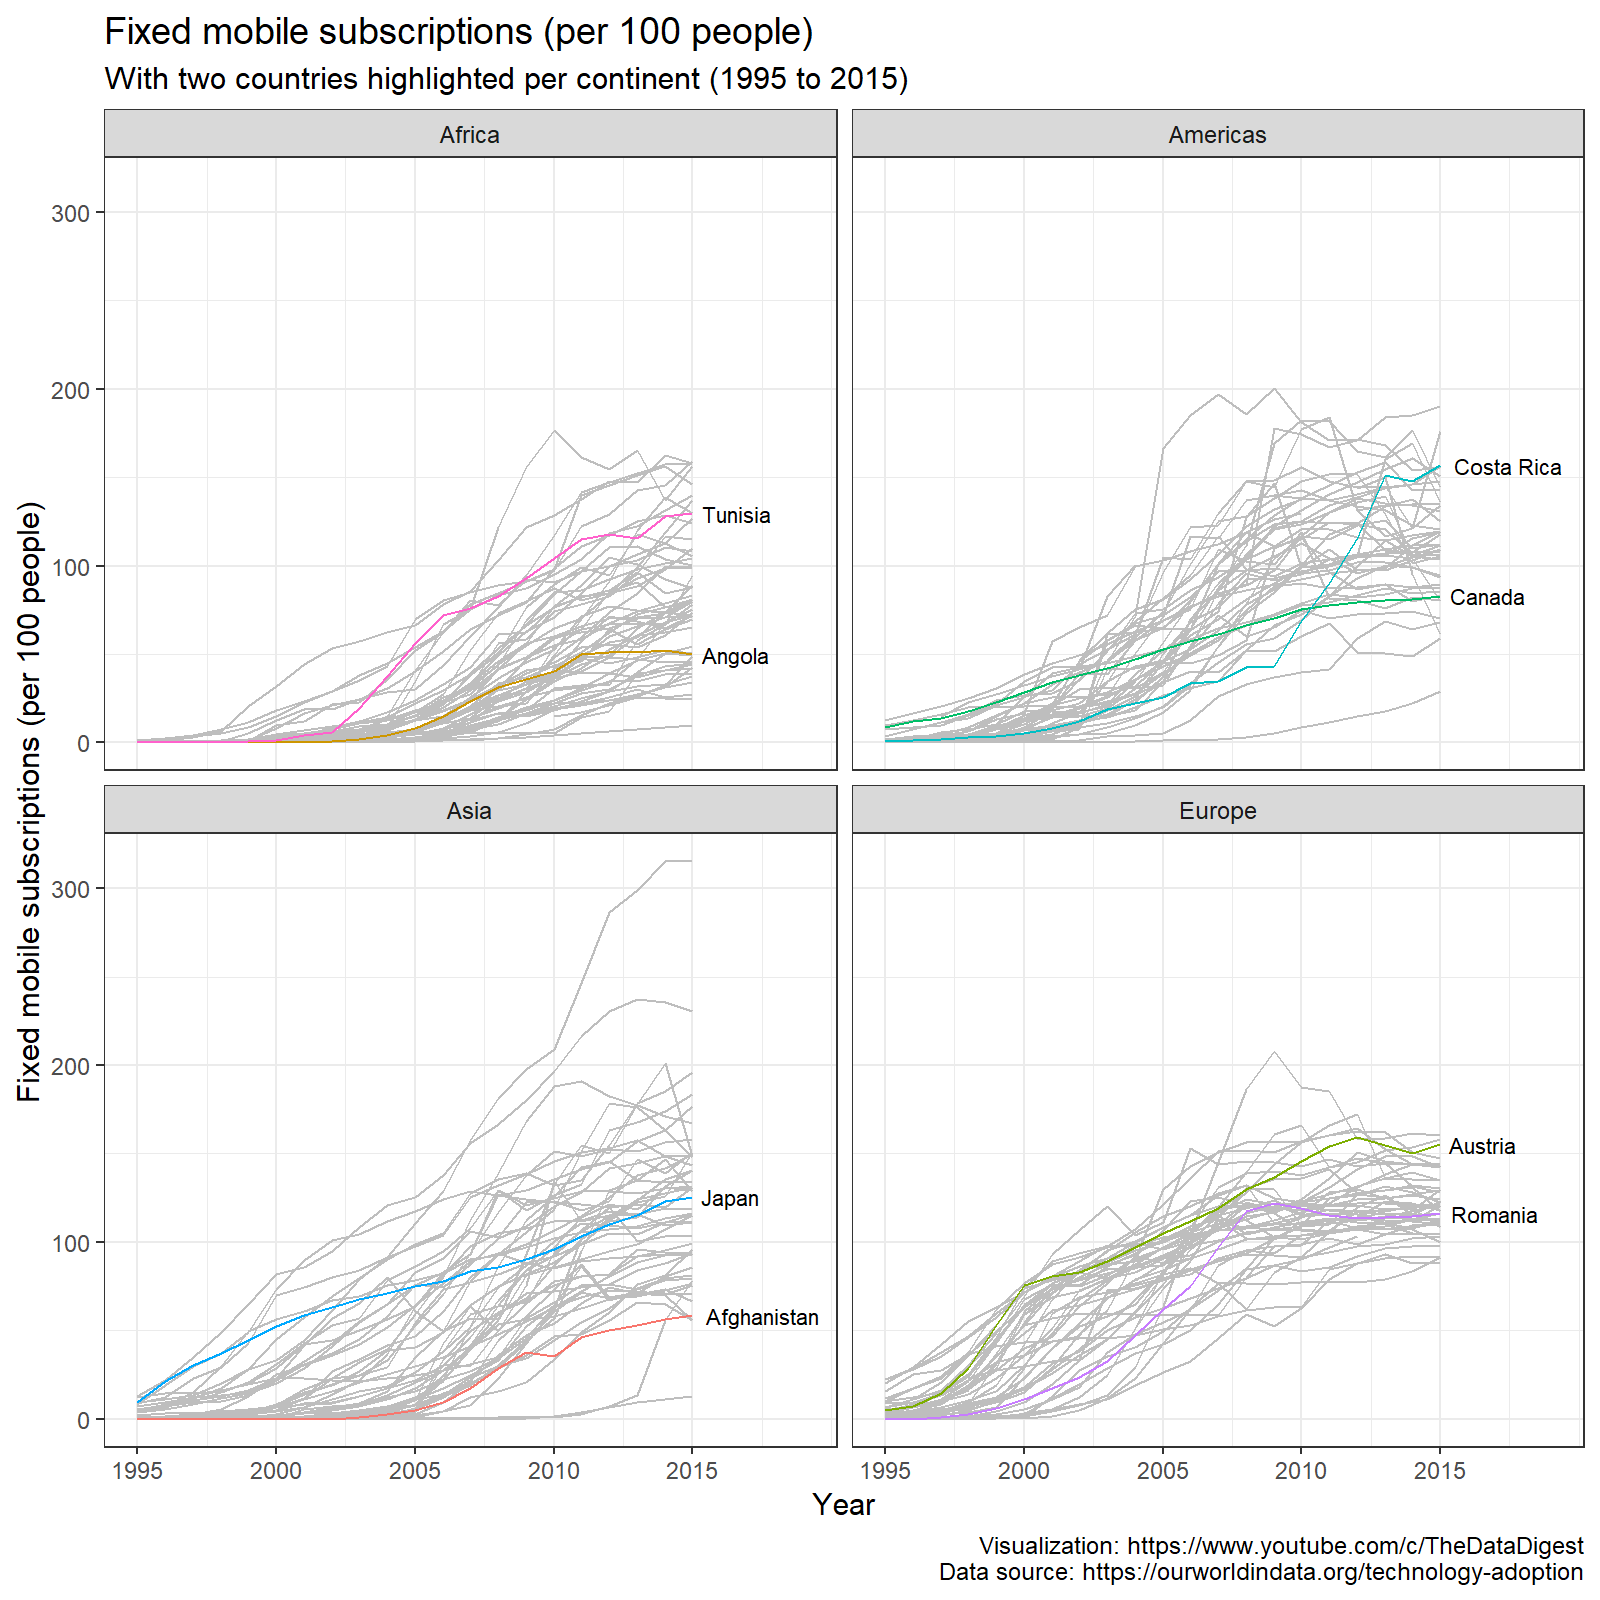

The R source for this figure:

## 30 day chart challenge 2022 ##

# Script by TheDataDigest 
# https://www.youtube.com/c/TheDataDigest
# https://github.com/TheDataDigest
# https://twitter.com/DigestData


# recreate this chart:
# https://www.pewresearch.org/global/2019/02/05/smartphone-ownership-is-growing-rapidly-around-the-world-but-not-always-equally/

## (1) Setup and loading packages ----
rm(list=ls())
setwd(dirname(rstudioapi::getActiveDocumentContext()$path))

library(tidyverse)
library(tidytuesdayR)
library(countrycode)


## (2) Loading the data and creating a subset for highlights ----
raw_mobile <- read_csv("2020/2020-11-10/mobile-phone-subscriptions-vs-gdp-per-capita.csv")

tt_output <- tidytuesdayR::tt_load("2020-11-10")
mobile <- tt_output$mobile
mobile$country <- countrycode(sourcevar = mobile$code, origin = 'iso3c', destination = 'country.name')

subset_df <- mobile %>% 
  filter(country %in% c("Tunisia", "Angola", "Canada", "Costa Rica", "Japan", "Afghanistan", "Austria", "Romania"),
         year %in% 1995:2015)


## (3) Creating final chart ----
final_chart <- mobile %>% filter(continent != "Oceania",
                  !is.na(country),
                  year %in% 1995:2015) %>% 
  ggplot(aes(x = year, y = mobile_subs, group = country)) +
  geom_line(color = "grey") +
  geom_line(data = subset_df, aes(x = year, y = mobile_subs, color = country)) + 
  geom_text(data = subset_df %>% filter(year == 2015), 
            aes(x = year, y = mobile_subs, label = country), 
            size = 2.8, nudge_x = 0.1, hjust = -0.1) + 
  facet_wrap(~ continent) +
  theme_bw() +
  scale_x_continuous(limits = c(1995, 2019), labels = seq(from = 1995, to = 2015, by = 5),
                     breaks = seq(from = 1995, to = 2015, by = 5)) + 
  theme(legend.position = "none") +
  labs(x = "Year", y = "Fixed mobile subscriptions (per 100 people)", title = "Fixed mobile subscriptions (per 100 people)",
       subtitle = "With two countries highlighted per continent (1995 to 2015)", 
       caption = "Visualization: https://www.youtube.com/c/TheDataDigest\nData source: https://ourworldindata.org/technology-adoption")


## (4) Save png, pdf ----
# save as PNG
ggsave(path = getwd(), filename = "20_new_tool_PHONE.png", 
       plot = final_chart, device = png,  
       width = 8, height = 8, units = "in", dpi = 200)

# save as PDF
ggsave(path = getwd(), filename = "20_new_tool_PHONE.pdf", 
       plot = final_chart, device = cairo_pdf,  
       width = 8, height = 8, units = "in")
